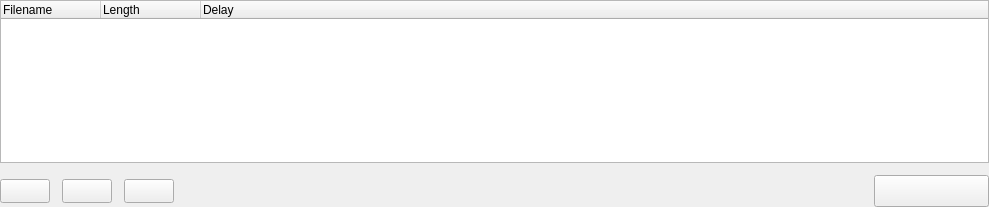
<?xml version="1.0" encoding="UTF-8"?>
<ui version="4.0">
 <class>TTSubtitleFileListWidget</class>
 <widget class="QWidget" name="TTSubtitleFileListWidget">
  <property name="geometry">
   <rect>
    <x>0</x>
    <y>0</y>
    <width>989</width>
    <height>207</height>
   </rect>
  </property>
  <property name="sizePolicy">
   <sizepolicy hsizetype="Preferred" vsizetype="Preferred">
    <horstretch>1</horstretch>
    <verstretch>1</verstretch>
   </sizepolicy>
  </property>
  <property name="minimumSize">
   <size>
    <width>620</width>
    <height>100</height>
   </size>
  </property>
  <property name="baseSize">
   <size>
    <width>620</width>
    <height>120</height>
   </size>
  </property>
  <property name="windowTitle">
   <string>Form</string>
  </property>
  <layout class="QGridLayout" name="gridLayout">
   <property name="leftMargin">
    <number>0</number>
   </property>
   <property name="topMargin">
    <number>0</number>
   </property>
   <property name="rightMargin">
    <number>0</number>
   </property>
   <property name="bottomMargin">
    <number>0</number>
   </property>
   <property name="spacing">
    <number>12</number>
   </property>
   <item row="0" column="0" colspan="5">
    <widget class="QTreeWidget" name="subtitleListView">
     <property name="focusPolicy">
      <enum>Qt::StrongFocus</enum>
     </property>
     <property name="contextMenuPolicy">
      <enum>Qt::CustomContextMenu</enum>
     </property>
     <property name="frameShape">
      <enum>QFrame::StyledPanel</enum>
     </property>
     <property name="frameShadow">
      <enum>QFrame::Plain</enum>
     </property>
     <property name="rootIsDecorated">
      <bool>false</bool>
     </property>
     <property name="itemsExpandable">
      <bool>false</bool>
     </property>
     <property name="sortingEnabled">
      <bool>false</bool>
     </property>
     <property name="columnCount">
      <number>3</number>
     </property>
     <column>
      <property name="text">
       <string>Filename</string>
      </property>
     </column>
     <column>
      <property name="text">
       <string>Length</string>
      </property>
     </column>
     <column>
      <property name="text">
       <string>Delay</string>
      </property>
     </column>
    </widget>
   </item>
   <item row="1" column="0">
    <widget class="QPushButton" name="pbSubtitleEntryUp">
     <property name="sizePolicy">
      <sizepolicy hsizetype="Preferred" vsizetype="Preferred">
       <horstretch>0</horstretch>
       <verstretch>0</verstretch>
      </sizepolicy>
     </property>
     <property name="minimumSize">
      <size>
       <width>50</width>
       <height>24</height>
      </size>
     </property>
     <property name="maximumSize">
      <size>
       <width>50</width>
       <height>24</height>
      </size>
     </property>
     <property name="sizeIncrement">
      <size>
       <width>1</width>
       <height>1</height>
      </size>
     </property>
     <property name="baseSize">
      <size>
       <width>60</width>
       <height>32</height>
      </size>
     </property>
     <property name="text">
      <string/>
     </property>
     <property name="icon">
      <iconset resource="cutlistwidget.qrc">
       <normaloff>:/pixmaps/pixmaps/uparrow_18.xpm</normaloff>:/pixmaps/pixmaps/uparrow_18.xpm</iconset>
     </property>
     <property name="iconSize">
      <size>
       <width>12</width>
       <height>12</height>
      </size>
     </property>
    </widget>
   </item>
   <item row="1" column="1">
    <widget class="QPushButton" name="pbSubtitleEntryDown">
     <property name="sizePolicy">
      <sizepolicy hsizetype="Preferred" vsizetype="Preferred">
       <horstretch>0</horstretch>
       <verstretch>0</verstretch>
      </sizepolicy>
     </property>
     <property name="minimumSize">
      <size>
       <width>50</width>
       <height>24</height>
      </size>
     </property>
     <property name="maximumSize">
      <size>
       <width>50</width>
       <height>24</height>
      </size>
     </property>
     <property name="sizeIncrement">
      <size>
       <width>1</width>
       <height>1</height>
      </size>
     </property>
     <property name="baseSize">
      <size>
       <width>60</width>
       <height>32</height>
      </size>
     </property>
     <property name="text">
      <string/>
     </property>
     <property name="icon">
      <iconset resource="cutlistwidget.qrc">
       <normaloff>:/pixmaps/pixmaps/downarrow_18.xpm</normaloff>:/pixmaps/pixmaps/downarrow_18.xpm</iconset>
     </property>
     <property name="iconSize">
      <size>
       <width>12</width>
       <height>12</height>
      </size>
     </property>
    </widget>
   </item>
   <item row="1" column="2">
    <widget class="QPushButton" name="pbSubtitleEntryDelete">
     <property name="sizePolicy">
      <sizepolicy hsizetype="Preferred" vsizetype="Preferred">
       <horstretch>0</horstretch>
       <verstretch>0</verstretch>
      </sizepolicy>
     </property>
     <property name="minimumSize">
      <size>
       <width>50</width>
       <height>24</height>
      </size>
     </property>
     <property name="maximumSize">
      <size>
       <width>50</width>
       <height>24</height>
      </size>
     </property>
     <property name="sizeIncrement">
      <size>
       <width>1</width>
       <height>1</height>
      </size>
     </property>
     <property name="baseSize">
      <size>
       <width>60</width>
       <height>32</height>
      </size>
     </property>
     <property name="text">
      <string/>
     </property>
     <property name="icon">
      <iconset resource="cutlistwidget.qrc">
       <normaloff>:/pixmaps/pixmaps/cancel_18.xpm</normaloff>:/pixmaps/pixmaps/cancel_18.xpm</iconset>
     </property>
     <property name="iconSize">
      <size>
       <width>12</width>
       <height>12</height>
      </size>
     </property>
    </widget>
   </item>
   <item row="1" column="3">
    <spacer name="horizontalSpacer">
     <property name="orientation">
      <enum>Qt::Horizontal</enum>
     </property>
     <property name="sizeHint" stdset="0">
      <size>
       <width>676</width>
       <height>20</height>
      </size>
     </property>
    </spacer>
   </item>
   <item row="1" column="4">
    <widget class="QPushButton" name="pbSubtitleFileOpen">
     <property name="sizePolicy">
      <sizepolicy hsizetype="Preferred" vsizetype="Preferred">
       <horstretch>1</horstretch>
       <verstretch>1</verstretch>
      </sizepolicy>
     </property>
     <property name="minimumSize">
      <size>
       <width>80</width>
       <height>32</height>
      </size>
     </property>
     <property name="maximumSize">
      <size>
       <width>120</width>
       <height>32</height>
      </size>
     </property>
     <property name="text">
      <string/>
     </property>
     <property name="icon">
      <iconset resource="mainwindow.qrc">
       <normaloff>:/pixmaps/pixmaps/fileopen_24.xpm</normaloff>:/pixmaps/pixmaps/fileopen_24.xpm</iconset>
     </property>
     <property name="iconSize">
      <size>
       <width>14</width>
       <height>14</height>
      </size>
     </property>
    </widget>
   </item>
  </layout>
 </widget>
 <resources>
  <include location="cutlistwidget.qrc"/>
  <include location="mainwindow.qrc"/>
 </resources>
 <connections/>
</ui>
